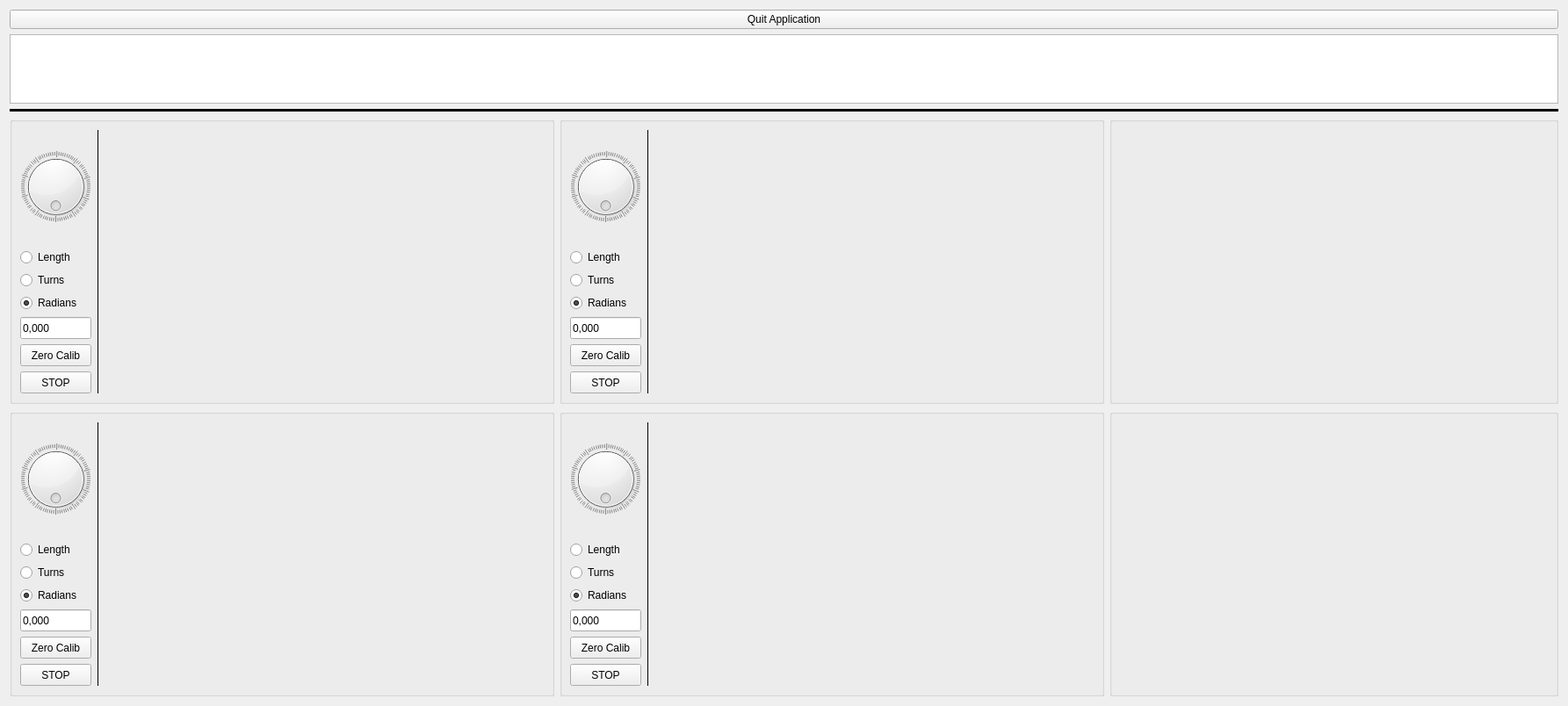
<?xml version="1.0" encoding="UTF-8"?>
<ui version="4.0">
 <class>SystemControl</class>
 <widget class="QWidget" name="SystemControl">
  <property name="geometry">
   <rect>
    <x>0</x>
    <y>0</y>
    <width>1785</width>
    <height>804</height>
   </rect>
  </property>
  <property name="windowTitle">
   <string>Form</string>
  </property>
  <layout class="QVBoxLayout" name="verticalLayout">
   <item>
    <widget class="QPushButton" name="pushButton_quitapp">
     <property name="text">
      <string>Quit Application</string>
     </property>
    </widget>
   </item>
   <item>
    <widget class="QListWidget" name="listWidget_debugconsole">
     <property name="minimumSize">
      <size>
       <width>1400</width>
       <height>50</height>
      </size>
     </property>
     <property name="maximumSize">
      <size>
       <width>140000</width>
       <height>100</height>
      </size>
     </property>
    </widget>
   </item>
   <item>
    <widget class="Line" name="line_5">
     <property name="frameShadow">
      <enum>QFrame::Plain</enum>
     </property>
     <property name="lineWidth">
      <number>5</number>
     </property>
     <property name="orientation">
      <enum>Qt::Horizontal</enum>
     </property>
    </widget>
   </item>
   <item>
    <layout class="QGridLayout" name="gridLayout">
     <item row="1" column="0">
      <widget class="QGroupBox" name="groupBox_4">
       <property name="title">
        <string/>
       </property>
       <layout class="QHBoxLayout" name="horizontalLayout_2">
        <item>
         <layout class="QGridLayout" name="gridLayout_4">
          <item row="7" column="0">
           <widget class="QPushButton" name="pushButton_motor3zerocalib">
            <property name="minimumSize">
             <size>
              <width>80</width>
              <height>25</height>
             </size>
            </property>
            <property name="maximumSize">
             <size>
              <width>16777215</width>
              <height>25</height>
             </size>
            </property>
            <property name="text">
             <string>Zero Calib</string>
            </property>
           </widget>
          </item>
          <item row="3" column="0">
           <widget class="QRadioButton" name="radioButton_m3rads">
            <property name="text">
             <string>Radians</string>
            </property>
            <property name="checked">
             <bool>true</bool>
            </property>
           </widget>
          </item>
          <item row="0" column="0">
           <widget class="QDial" name="dial_motor3">
            <property name="wrapping">
             <bool>true</bool>
            </property>
            <property name="notchTarget">
             <double>0.000000000000000</double>
            </property>
            <property name="notchesVisible">
             <bool>true</bool>
            </property>
           </widget>
          </item>
          <item row="5" column="0">
           <widget class="QLineEdit" name="lineEdit_motor3pos">
            <property name="minimumSize">
             <size>
              <width>80</width>
              <height>25</height>
             </size>
            </property>
            <property name="maximumSize">
             <size>
              <width>16777215</width>
              <height>25</height>
             </size>
            </property>
            <property name="text">
             <string>0,000</string>
            </property>
           </widget>
          </item>
          <item row="1" column="0">
           <widget class="QRadioButton" name="radioButton_m3length">
            <property name="text">
             <string>Length</string>
            </property>
            <property name="checked">
             <bool>false</bool>
            </property>
           </widget>
          </item>
          <item row="2" column="0">
           <widget class="QRadioButton" name="radioButton_m3turns">
            <property name="text">
             <string>Turns</string>
            </property>
            <property name="checked">
             <bool>false</bool>
            </property>
           </widget>
          </item>
          <item row="8" column="0">
           <widget class="QPushButton" name="pushButton_motor3stop">
            <property name="minimumSize">
             <size>
              <width>80</width>
              <height>25</height>
             </size>
            </property>
            <property name="maximumSize">
             <size>
              <width>16777215</width>
              <height>25</height>
             </size>
            </property>
            <property name="text">
             <string>STOP</string>
            </property>
           </widget>
          </item>
         </layout>
        </item>
        <item>
         <widget class="Line" name="line">
          <property name="frameShadow">
           <enum>QFrame::Plain</enum>
          </property>
          <property name="orientation">
           <enum>Qt::Vertical</enum>
          </property>
         </widget>
        </item>
        <item>
         <widget class="QCustomPlot" name="widget_plot3" native="true">
          <property name="minimumSize">
           <size>
            <width>500</width>
            <height>300</height>
           </size>
          </property>
         </widget>
        </item>
       </layout>
      </widget>
     </item>
     <item row="1" column="1">
      <widget class="QGroupBox" name="groupBox_5">
       <property name="title">
        <string/>
       </property>
       <layout class="QHBoxLayout" name="horizontalLayout_3">
        <item>
         <layout class="QGridLayout" name="gridLayout_6">
          <item row="5" column="0">
           <widget class="QLineEdit" name="lineEdit_motor4pos">
            <property name="minimumSize">
             <size>
              <width>80</width>
              <height>25</height>
             </size>
            </property>
            <property name="maximumSize">
             <size>
              <width>16777215</width>
              <height>25</height>
             </size>
            </property>
            <property name="text">
             <string>0,000</string>
            </property>
           </widget>
          </item>
          <item row="7" column="0">
           <widget class="QPushButton" name="pushButton_motor4zerocalib">
            <property name="minimumSize">
             <size>
              <width>80</width>
              <height>25</height>
             </size>
            </property>
            <property name="maximumSize">
             <size>
              <width>16777215</width>
              <height>25</height>
             </size>
            </property>
            <property name="text">
             <string>Zero Calib</string>
            </property>
           </widget>
          </item>
          <item row="0" column="0">
           <widget class="QDial" name="dial_motor4">
            <property name="wrapping">
             <bool>true</bool>
            </property>
            <property name="notchTarget">
             <double>0.000000000000000</double>
            </property>
            <property name="notchesVisible">
             <bool>true</bool>
            </property>
           </widget>
          </item>
          <item row="3" column="0">
           <widget class="QRadioButton" name="radioButton_m4rads">
            <property name="text">
             <string>Radians</string>
            </property>
            <property name="checked">
             <bool>true</bool>
            </property>
           </widget>
          </item>
          <item row="1" column="0">
           <widget class="QRadioButton" name="radioButton_m4length">
            <property name="text">
             <string>Length</string>
            </property>
            <property name="checked">
             <bool>false</bool>
            </property>
           </widget>
          </item>
          <item row="2" column="0">
           <widget class="QRadioButton" name="radioButton_m4turns">
            <property name="text">
             <string>Turns</string>
            </property>
            <property name="checked">
             <bool>false</bool>
            </property>
           </widget>
          </item>
          <item row="8" column="0">
           <widget class="QPushButton" name="pushButton_motor4stop">
            <property name="minimumSize">
             <size>
              <width>80</width>
              <height>25</height>
             </size>
            </property>
            <property name="maximumSize">
             <size>
              <width>16777215</width>
              <height>25</height>
             </size>
            </property>
            <property name="text">
             <string>STOP</string>
            </property>
           </widget>
          </item>
         </layout>
        </item>
        <item>
         <widget class="Line" name="line_2">
          <property name="frameShadow">
           <enum>QFrame::Plain</enum>
          </property>
          <property name="orientation">
           <enum>Qt::Vertical</enum>
          </property>
         </widget>
        </item>
        <item>
         <widget class="QCustomPlot" name="widget_plot4" native="true">
          <property name="minimumSize">
           <size>
            <width>500</width>
            <height>300</height>
           </size>
          </property>
         </widget>
        </item>
       </layout>
      </widget>
     </item>
     <item row="0" column="0">
      <widget class="QGroupBox" name="groupBox_2">
       <property name="title">
        <string/>
       </property>
       <layout class="QHBoxLayout" name="horizontalLayout">
        <item>
         <layout class="QGridLayout" name="gridLayout_2">
          <item row="4" column="0">
           <widget class="QRadioButton" name="radioButton_m1rads">
            <property name="text">
             <string>Radians</string>
            </property>
            <property name="checked">
             <bool>true</bool>
            </property>
           </widget>
          </item>
          <item row="7" column="0">
           <widget class="QLineEdit" name="lineEdit_motor1pos">
            <property name="minimumSize">
             <size>
              <width>80</width>
              <height>25</height>
             </size>
            </property>
            <property name="maximumSize">
             <size>
              <width>16777215</width>
              <height>25</height>
             </size>
            </property>
            <property name="text">
             <string>0,000</string>
            </property>
            <property name="clearButtonEnabled">
             <bool>false</bool>
            </property>
           </widget>
          </item>
          <item row="2" column="0">
           <widget class="QRadioButton" name="radioButton_m1length">
            <property name="text">
             <string>Length</string>
            </property>
            <property name="checked">
             <bool>false</bool>
            </property>
           </widget>
          </item>
          <item row="3" column="0">
           <widget class="QRadioButton" name="radioButton_m1turns">
            <property name="text">
             <string>Turns</string>
            </property>
            <property name="checked">
             <bool>false</bool>
            </property>
           </widget>
          </item>
          <item row="1" column="0">
           <widget class="QDial" name="dial_motor1">
            <property name="maximum">
             <number>99</number>
            </property>
            <property name="singleStep">
             <number>1</number>
            </property>
            <property name="pageStep">
             <number>10</number>
            </property>
            <property name="orientation">
             <enum>Qt::Horizontal</enum>
            </property>
            <property name="wrapping">
             <bool>true</bool>
            </property>
            <property name="notchTarget">
             <double>0.000000000000000</double>
            </property>
            <property name="notchesVisible">
             <bool>true</bool>
            </property>
           </widget>
          </item>
          <item row="9" column="0">
           <widget class="QPushButton" name="pushButton_motor1zerocalib">
            <property name="minimumSize">
             <size>
              <width>80</width>
              <height>25</height>
             </size>
            </property>
            <property name="maximumSize">
             <size>
              <width>16777215</width>
              <height>25</height>
             </size>
            </property>
            <property name="text">
             <string>Zero Calib</string>
            </property>
           </widget>
          </item>
          <item row="10" column="0">
           <widget class="QPushButton" name="pushButton_motor1stop">
            <property name="minimumSize">
             <size>
              <width>80</width>
              <height>25</height>
             </size>
            </property>
            <property name="maximumSize">
             <size>
              <width>16777215</width>
              <height>25</height>
             </size>
            </property>
            <property name="text">
             <string>STOP</string>
            </property>
           </widget>
          </item>
         </layout>
        </item>
        <item>
         <widget class="Line" name="line_3">
          <property name="frameShadow">
           <enum>QFrame::Plain</enum>
          </property>
          <property name="orientation">
           <enum>Qt::Vertical</enum>
          </property>
         </widget>
        </item>
        <item>
         <widget class="QCustomPlot" name="widget_plot1" native="true">
          <property name="minimumSize">
           <size>
            <width>500</width>
            <height>300</height>
           </size>
          </property>
         </widget>
        </item>
       </layout>
      </widget>
     </item>
     <item row="0" column="1">
      <widget class="QGroupBox" name="groupBox_3">
       <property name="title">
        <string/>
       </property>
       <layout class="QHBoxLayout" name="horizontalLayout_4">
        <item>
         <layout class="QGridLayout" name="gridLayout_5">
          <item row="7" column="0">
           <widget class="QPushButton" name="pushButton_motor2zerocalib">
            <property name="minimumSize">
             <size>
              <width>80</width>
              <height>25</height>
             </size>
            </property>
            <property name="maximumSize">
             <size>
              <width>16777215</width>
              <height>25</height>
             </size>
            </property>
            <property name="text">
             <string>Zero Calib</string>
            </property>
           </widget>
          </item>
          <item row="3" column="0">
           <widget class="QRadioButton" name="radioButton_m2rads">
            <property name="text">
             <string>Radians</string>
            </property>
            <property name="checked">
             <bool>true</bool>
            </property>
           </widget>
          </item>
          <item row="2" column="0">
           <widget class="QRadioButton" name="radioButton_m2turns">
            <property name="text">
             <string>Turns</string>
            </property>
            <property name="checked">
             <bool>false</bool>
            </property>
           </widget>
          </item>
          <item row="1" column="0">
           <widget class="QRadioButton" name="radioButton_m2length">
            <property name="text">
             <string>Length</string>
            </property>
            <property name="checked">
             <bool>false</bool>
            </property>
           </widget>
          </item>
          <item row="4" column="0">
           <widget class="QLineEdit" name="lineEdit_motor2pos">
            <property name="minimumSize">
             <size>
              <width>80</width>
              <height>25</height>
             </size>
            </property>
            <property name="maximumSize">
             <size>
              <width>16777215</width>
              <height>25</height>
             </size>
            </property>
            <property name="text">
             <string>0,000</string>
            </property>
           </widget>
          </item>
          <item row="0" column="0">
           <widget class="QDial" name="dial_motor2">
            <property name="maximum">
             <number>99</number>
            </property>
            <property name="wrapping">
             <bool>true</bool>
            </property>
            <property name="notchTarget">
             <double>0.000000000000000</double>
            </property>
            <property name="notchesVisible">
             <bool>true</bool>
            </property>
           </widget>
          </item>
          <item row="8" column="0">
           <widget class="QPushButton" name="pushButton_motor2stop">
            <property name="minimumSize">
             <size>
              <width>80</width>
              <height>25</height>
             </size>
            </property>
            <property name="maximumSize">
             <size>
              <width>16777215</width>
              <height>25</height>
             </size>
            </property>
            <property name="text">
             <string>STOP</string>
            </property>
           </widget>
          </item>
         </layout>
        </item>
        <item>
         <widget class="Line" name="line_4">
          <property name="frameShadow">
           <enum>QFrame::Plain</enum>
          </property>
          <property name="orientation">
           <enum>Qt::Vertical</enum>
          </property>
         </widget>
        </item>
        <item>
         <widget class="QCustomPlot" name="widget_plot2" native="true">
          <property name="minimumSize">
           <size>
            <width>500</width>
            <height>300</height>
           </size>
          </property>
         </widget>
        </item>
       </layout>
      </widget>
     </item>
     <item row="0" column="2">
      <widget class="QGroupBox" name="groupBox_plot3d">
       <property name="minimumSize">
        <size>
         <width>511</width>
         <height>300</height>
        </size>
       </property>
       <property name="maximumSize">
        <size>
         <width>16777215</width>
         <height>400</height>
        </size>
       </property>
       <property name="title">
        <string/>
       </property>
       <layout class="QGridLayout" name="gridLayout_7"/>
      </widget>
     </item>
     <item row="1" column="2">
      <widget class="QGroupBox" name="groupBox_3dplot_settings">
       <property name="minimumSize">
        <size>
         <width>511</width>
         <height>300</height>
        </size>
       </property>
       <property name="title">
        <string/>
       </property>
       <layout class="QVBoxLayout" name="verticalLayout_2"/>
      </widget>
     </item>
    </layout>
   </item>
  </layout>
 </widget>
 <customwidgets>
  <customwidget>
   <class>QCustomPlot</class>
   <extends>QWidget</extends>
   <header>qcustomplot.h</header>
   <container>1</container>
  </customwidget>
 </customwidgets>
 <resources/>
 <connections/>
</ui>
